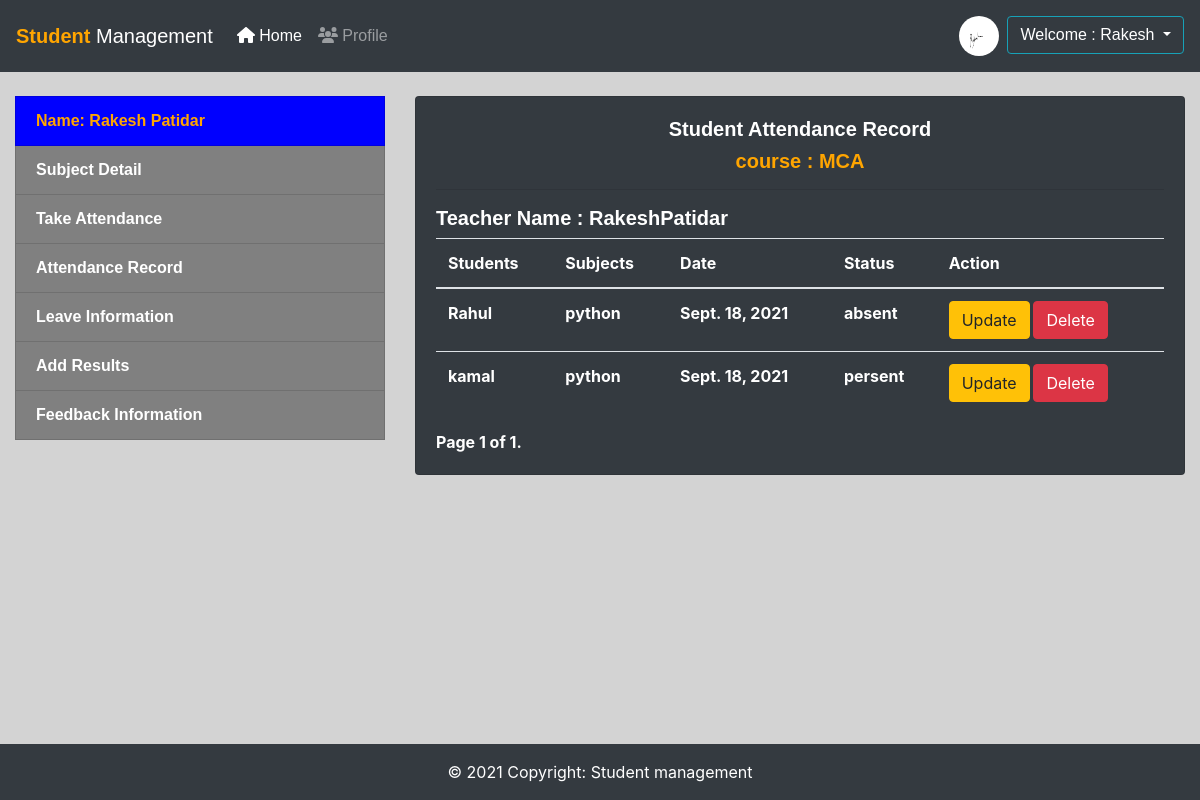
Page /management/attendance-record (signed in) on the committed database.
### management/models.py (models this page shows, shortened)
class UserProfile(models.Model):
	GENDER = (
			('male','male'),
			('female','female'),
		)
	ROLE_CHOICE = (
			('student','student'),
			('teacher','teacher'),
		)
	role = models.CharField(max_length=10, choices=ROLE_CHOICE,null=True)
	user = models.OneToOneField(User,on_delete=models.CASCADE,null=True)
	gender = models.CharField(max_length=10,choices=GENDER,null=True)
	phone = models.CharField(max_length=20,null=True)
	street = models.CharField(max_length=200,null=True)
	city = models.CharField(max_length=200,null=True)
	state = models.CharField(max_length=200,null=True)
	pin_code = models.IntegerField(null=True)
	image = models.ImageField(upload_to='uploads/student_images',null=True)

class Registration(models.Model):
	course = models.ForeignKey(Course,on_delete=models.CASCADE)
	subjects = models.ManyToManyField(Subject)
	class Meta:
		abstract = True

class Teacher(Registration):
	user = models.OneToOneField(User,on_delete=models.CASCADE)
	students = models.ManyToManyField(Student,through='TeacherStudent')

class Course(models.Model):
	name = models.CharField(max_length=200)
	description = models.CharField(max_length=500)
	fees = models.IntegerField()
	duration = models.CharField(max_length=200)
	def __str__(self):
		return self.name

class Attendance(models.Model):
	STATUS_CHOICE = (
			('persent','persent'),
			('absent','absent'),
		)
	teacher = models.ForeignKey(User,on_delete=models.CASCADE)
	course = models.ForeignKey(Course,on_delete=models.CASCADE)
	subjects = models.ForeignKey(Subject,on_delete=models.CASCADE)
	date = models.DateField()
	students = models.ForeignKey(Student,on_delete=models.CASCADE)
	status = models.CharField(max_length=10,choices=STATUS_CHOICE)

class Student(Registration):
	user = models.OneToOneField(User,on_delete=models.CASCADE)
	def __str__(self):
		return self.user.first_name

class Subject(models.Model):
	name = models.CharField(max_length=200)
	description = models.CharField(max_length=500)
	course = models.ForeignKey(Course,on_delete=models.CASCADE)
	def __str__(self):
		return self.name

### management/views.py (the view)
# urls.py: path('attendance-record',attendance_record,name='attendance-record'),
@login_required(login_url='/management/login/')
def attendance_record(request):
	teacher_obj = request.user
	attendance = Attendance.objects.filter(teacher_id=teacher_obj.id)
	paginator = Paginator(attendance,4)
	page_number = request.GET.get('page')
	page_obj = paginator.get_page(page_number)
	if len(attendance) !=0:
		return render(request,'management/attendance_record.html',{'page_obj':page_obj})
	else:
		messages.info(request,"you have no any attendance record!")
	return redirect('management:take-attendance')

### management/templates/management/attendance_record.html (shortened to what this page needs)
{% extends "management/base.html" %}
{% block content %}
	<div class="container-fluid">
		<div class="row">
			<div class="col-md-4">
				{% include 'management/sidebar.html'%}
			</div>
			<div class="col-md-8">
				<div class="card bg-dark">
					<div class="card-body" style="color: white;">
						<table class="table" style="color: white;font-weight: bold">
							<h5 class="text-center">Student Attendance Record</h5>
							<h5 class="text-center"><b style="color:orange;">course : {{request.user.teacher.course}}</b></h5><hr>
							<h5>Teacher Name : {{request.user.first_name}}{{request.user.last_name}}</h5>
							<thead>
								<tr>
									<th scope="col">Students</th>
									<th scope="col">Subjects</th>
									<th scope="col">Date</th>
									<th scope="col">Status</th>
									<th>Action</th>
								</tr>
							</thead>
							<tbody>
								{% for attendance in page_obj %}
								<tr>
									<td>{{attendance.students}}</td>
									<td>{{attendance.subjects}}</td>
									<td>{{attendance.date}}</td>
									<td>{{attendance.status}}</td>
									<td>
										<a href="/management/update-attendance-record/{{attendance.id}}"><button class="btn btn-warning">Update</button></a>
										<button type="button" class="btn btn-danger" data-toggle="modal" data-target="#myModal">Delete</button></a>
									</td>
								</tr>
								{% endfor %}
							</tbody>
						</table>
						<div class="pagination">
    						<span class="step-links" style="font-weight: bold;">
        					<span class="current">
            				Page {{ page_obj.number }} of {{ page_obj.paginator.num_pages }}.
        					</span>
    						</span>
						</div>
					</div>
				</div>
			</div>
		</div>
	</div>
{% endblock %}

### management/templates/management/base.html (shortened to what this page needs)
<!doctype html>
<html lang="en">
{% load static %}
	<head>
  	<link rel="stylesheet" type="text/css" href="{% static 'css/bootstrap.min.css' %}">
  	<link rel="stylesheet" type="text/css" href="{% static 'css/all.min.css' %}">
		<link rel="stylesheet" type="text/css" href="{% static 'css/style.css' %}">
	</head>
	<body style="background-color: lightgray">
		<nav class="navbar navbar-expand-lg navbar-dark bg-dark " style="position: fixed;z-index: 1;top: 0;right: 0">
  			<a style="font-family: sans-serif;" class="navbar-brand" href="/management/"><b style="color: orange">Student</b> Management</a>
				<div class="collapse navbar-collapse" id="navbarSupportedContent">
					<ul class="navbar-nav mr-auto">
						<li class="nav-item">
						<a class="nav-link active" aria-current="page" href="/management/"><i class="fas fa-home"></i> Home</a>
						</li>
						{% if user.is_authenticated %}
							<li class="nav-item"><a class="nav-link" href="/management/user-profile"><i class="fas fa-users"></i> Profile</a></li>
						{% endif %}
					</ul>
					<ul class="navbar-nav ml-auto mb-2 mb-lg-0">
						{% if user.is_authenticated %}
							<br>
							<li class="nav-link">
								{% if request.user.userprofile.image %}
									<img  src="{{user.userprofile.image.url}}" class="img-fluid rounded-circle mx-auto d-block" alt="..." style="height: 40px; width: 40px"></li>
								{% endif %}
							<div class="dropdown">
  							<button type="button" class="btn btn-info dropdown-toggle bg-dark" style="margin-top: 8px;" data-toggle="dropdown">
  							Welcome : {{user.first_name}}
  							</button>
							</div>
						{% else %}
						<li><a class="nav-link" href="/management/signup"><i class="fas fa-user-plus"></i> SignUp</a></li>
						<li><a class="nav-link" href="/management/login"><i class="fas fa-sign-in-alt"></i> Login</a></li>
						{%endif%}
					</ul>
				</div>
		</nav>
		<br><br><br><br>
		{% block content %}
		{% endblock %}
<br><br>
<footer class=" text-center text-white bg-dark">
  <div class="text-center p-3">
    © 2021 Copyright:
    <a class="text-white" href="https://mdbootstrap.com/">Student management</a>
  </div>
</footer>
	</body>
</html>

### management/templates/management/sidebar.html (shortened to what this page needs)
<div class=" sidebar">
  <a href="/management/user-profile" class="list-group-item list-group-item-action" style="color:orange;background: blue"><b>Name: {{request.user.first_name|capfirst}} {{request.user.last_name|capfirst}}</b></a>
    {% if request.user.teacher%}
  		<a href="/management/teacher-subject-detail" class="list-group-item list-group-item-action">Subject Detail</a>
      <a href="/management/take-attendance" class="list-group-item list-group-item-action">Take Attendance </a>
      <a href="/management/attendance-record" class="list-group-item list-group-item-action">Attendance Record </a>
      <a href="/management/leave-information" class="list-group-item list-group-item-action">Leave Information</a>
      <a href="/management/add-result" class="list-group-item list-group-item-action">Add Results</a>
    {% else %}
      {% if request.user.userprofile.role == "teacher" %}
        <a href="/management/teacher-subject-registration" class="list-group-item list-group-item-action">Subject Registration</a>
      {% endif %}
    {% endif %}
    <a href="/management/feedback-information" class="list-group-item list-group-item-action">Feedback Information</a>
</div>
<br>

### management/static/css/style.css (style rules this page uses)
h5 { font-weight: bold; font-family: sans-serif; }

### management/templates/management/base.html (style rules this page uses)
.navbar { top: 0; width: 100%; background-color: black; color: white; text-align: center; font-family: sans-serif; }
footer { position: fixed; left: 0; bottom: 0; width: 100%; color: white; text-align: center; }

### management/templates/management/sidebar.html (style rules this page uses)
.sidebar a { color: white; background: gray; font-weight: bold; font-family: sans-serif; }

### rows in the picture
Attendance: students "Rahul", subjects "python", date "Sept. 18, 2021", status "absent"
Attendance: students "kamal", subjects "python", date "Sept. 18, 2021", status "persent"

### other values in the picture
{{ user.first_name }} "Rakesh"
{{ request.user.first_name|capfirst }} "Rakesh"
{{ request.user.last_name|capfirst }} "Patidar"
{{ request.user.teacher.course }} "MCA"
{{ request.user.first_name }} "Rakesh"
{{ request.user.last_name }} "Patidar"
{{ page_obj.number }} "1"
{{ page_obj.paginator.num_pages }} "1"
